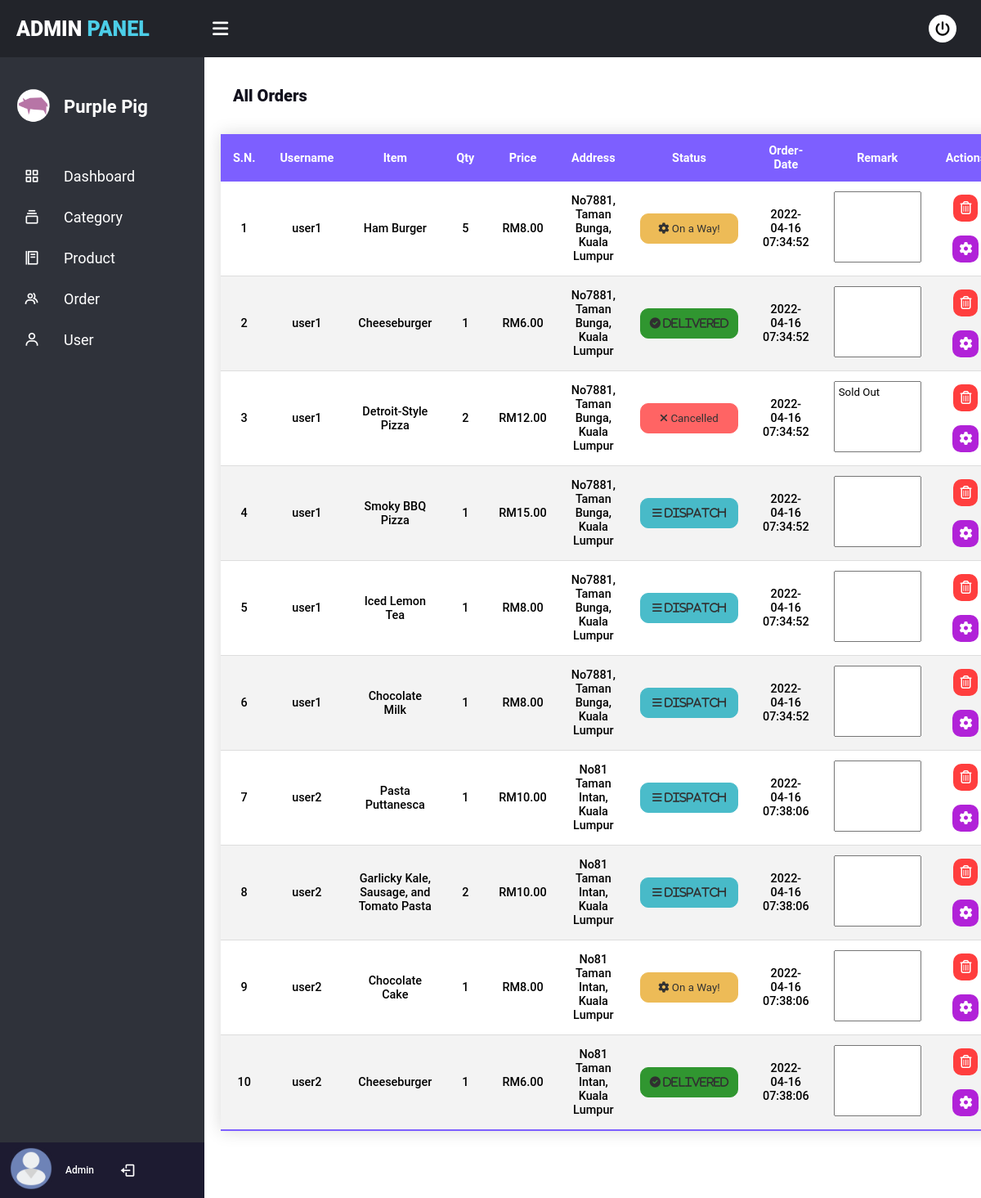
The app's page /admin/AdminOrder.php (signed in) with its own data.
### tables this page shows
CREATE TABLE `users` (
  `user_id` int(255) NOT NULL,
  `fname` varchar(255) NOT NULL,
  `username` varchar(255) NOT NULL,
  `password` varchar(255) NOT NULL,
  `email` varchar(255) NOT NULL,
  `contact` varchar(255) NOT NULL,
  `address` text NOT NULL
);

CREATE TABLE `users_orders` (
  `o_id` int(255) NOT NULL,
  `u_id` int(255) NOT NULL,
  `title` varchar(255) NOT NULL,
  `quantity` int(255) NOT NULL,
  `price` decimal(10,2) NOT NULL,
  `status` varchar(255) DEFAULT NULL,
  `date` timestamp NOT NULL DEFAULT current_timestamp(),
  `remark` text NOT NULL
);

### admin/AdminOrder.php (the view, shortened to what this page needs)
<!doctype html>
<html>
<head>
	<link rel="stylesheet" href="css/style.css">
	<link href='https://unpkg.com/boxicons@2.1.2/css/boxicons.min.css' rel='stylesheet'>
	<link rel="stylesheet" href="https://cdnjs.cloudflare.com/ajax/libs/font-awesome/5.12.1/css/all.min.css">
</head>
<body>
	<?php include("partial/nav.php"); ?>
		<div class="content">
			<div class="subtitle-name">All Orders</div>
		<table class="order-table">
			<thead>
				<tr>
					<th>S.N.</th>
				    <th>Username</th>
				    <th>Item</th>
				    <th>Qty</th>
				    <th>Price</th>
					<th>Address</th>
					<th>Status</th>
					<th>Order-Date</th>
					<th>Remark</th>
					<th>Actions</th>
				</tr>
			</thead>
			<tbody>
				<?php
				$sql="SELECT users.*, users_orders.* FROM users INNER JOIN users_orders ON users.user_id=users_orders.u_id ";
				$query=mysqli_query($db,$sql);
				$sn=1;
				if(!mysqli_num_rows($query) > 0 ){
					echo '<td colspan="10"><center>No Orders Data!</center></td>';
				}else{
					while($rows=mysqli_fetch_array($query)){
				?>
				<?php echo ' <tr>
				<td>'.$sn++.'</td>
				<td>'.$rows['username'].'</td>
				<td>'.$rows['title'].'</td>
				<td>'.$rows['quantity'].'</td>
				<td>RM'.$rows['price'].'</td>
				<td>'.$rows['address'].'</td>';
				?>
				<?php
						$status=$rows['status'];
						if($status=="" or $status=="NULL"){?>
				<td> <button type="button" class="btn-info" style="font-weight:bold;"><span class="fa fa-bars"  aria-hidden="true"> Dispatch</button></td>
					<?php }
						if($status=="in process") { ?>
				<td> <button type="button" class="btn-warning"><span class="fa fa-cog fa-spin"  aria-hidden="true" ></span> On a Way!</button></td>
				<?php }
						if($status=="closed"){ ?>
				<td> <button type="button" class="btn-success" ><span  class="fa fa-check-circle" aria-hidden="true"> Delivered</button></td>
					<?php } ?>
					<?php
						if($status=="rejected"){ ?>
				<td> <button type="button" class="btn-danger-order"> <i class="fa fa-close"></i> Cancelled</button></td>
				<?php } ?>
				<?php echo '<td>'.$rows['date'].'</td>'; ?>
				<?php echo '<td><textarea readonly cols="10" rows="5">'.$rows['remark'].'</textarea></td>'; ?>
				<td>
					<a href="delete-orders.php?order_del=<?php echo $rows['o_id'];?>" onclick="return confirm('Are you sure?');" class="btn btn-danger btn-flat btn-addon btn-xs m-b-10"><button class="delete-btn"><i class="fa fa-trash-o" style="font-size:16px"></i></button></a><br><br>
					<?php
						echo '<a href="view-order.php?user_upd='.$rows['o_id'].' class="update-btn"><button class="update-btn"><i class="fa-solid fa-gear" style="font-size:16px"></i></button></a></td></tr>';
					}
				} ?>
	 </tbody>
</table>
			<br><br><br>
</div>
</body>
</html>

### admin/partial/nav.php (shortened to what this page needs)
	  <div class="header">
                <div class="header-menu">
                    <div class="title">Admin <span>Panel</span></div>
                    <label for="check" class="sidebar-btn">
                        <i class="fas fa-bars"></i>
                    </label>
                    <ul>
                        <li><a href="AdminLogout.php"><i class="fas fa-power-off"></i></a></li>
                    </ul>
                </div>
            </div>
<div class="sidebar">
	<div class="logo-details">
		<div class="logo">
			<img src="img/logo.png" style="width: 50px" height="50px">
		</div>
			<span class="logo_name">Purple Pig</span>
	</div>
	<ul class="nav-links">
		<li>
			<a href="AdminDashboard.php">
				<i class='bx bx-grid-alt'></i>
				<span class="link_name">Dashboard</span>
			</a>
		</li>
		<li>
			<div class="icon-link">
				<a href="AdminCategory.php">
					<i class='bx bx-collection' ></i>
					<span class="link_name">Category</span>
				</a>
			</div>
		</li>
		<li>
			<div class="icon-link">
			<a href="AdminProduct.php">
				<i class='bx bx-food-menu' ></i>
				<span class="link_name">Product</span>
			</a>
			</div>
		</li>
		<li>
			<a href="AdminOrder.php">
				<i class='bx bx-group'></i>
				<span class="link_name">Order</span>
			</a>
		</li>
		<li>
			<div class="icon-link">
				<a href="AdminUser.php">
					<i class='bx bx-user'></i>
					<span class="link_name">User</span>
				</a>
			</div>
		</li>
		<li>
			<div class="profile-details">
				<div class="profile-content">
					<img src="img/user.png" alt="profile">
				</div>
				<div class="name-job">
					<div class="profile_job">Admin</div>
				</div>
				<a href="AdminLogout.php"><i class='bx bx-log-out' ></i></a>
			</div>
		</li>
	</ul>
</div>

### admin/AdminOrder.php (style rules this page uses)
textarea { resize: none; padding: 5px; }

### records on screen
users: username "user1", users_orders.title "Ham Burger", users_orders.quantity "5", users_orders.price "8.00", address "No7881, Taman Bunga, Kuala Lumpur", shows "On a Way!", users_orders.date "2022-04-16 07:34:52", users_orders.title "Cheeseburger", users_orders.quantity "1", users_orders.price "6.00", shows "Delivered", users_orders.title "Detroit-Style Pizza", users_orders.quantity "2", users_orders.price "12.00", shows "Cancelled", remark "Sold Out", users_orders.title "Smoky BBQ Pizza", users_orders.price "15.00", shows "Dispatch", users_orders.title "Iced Lemon Tea", users_orders.title "Chocolate Milk"
users: username "user2", users_orders.title "Pasta Puttanesca", users_orders.quantity "1", users_orders.price "10.00", address "No81 Taman Intan, Kuala Lumpur", shows "Dispatch", users_orders.date "2022-04-16 07:38:06", users_orders.title "Garlicky Kale, Sausage, and Tomato Pasta", users_orders.quantity "2", users_orders.title "Chocolate Cake", users_orders.price "8.00", shows "On a Way!", users_orders.title "Cheeseburger", users_orders.price "6.00", shows "Delivered"
